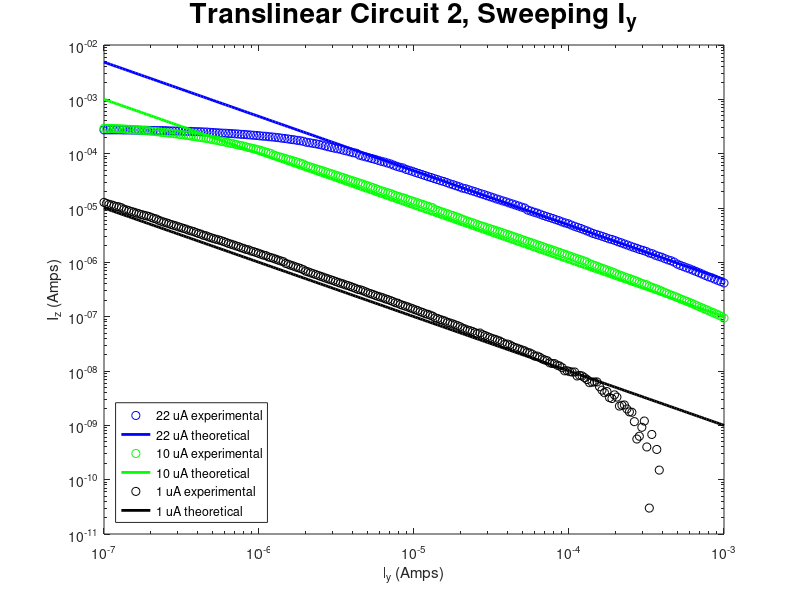

Here is the MATLAB script that generated this plot:
clf
clear all

load exp3_sweepy_100KOHM
loglog(-I_y_src, I_z_meas,'bo')
hold on
I_z_exp = (2.2e-5) .^ 2 ./ -I_y_src;  
loglog(-I_y_src, I_z_exp,'b-','linewidth',2)

clear all
load exp3_sweepy_200KOHM
loglog(-I_y_src, I_z_meas,'go')
hold on
I_z_exp = (1e-5) .^ 2 ./ -I_y_src;  %call it 25
loglog(-I_y_src, I_z_exp,'g-','linewidth',2)

clear all
load exp3_sweepy_2MOHM
loglog(-I_y_src, I_z_meas,'ko')
hold on
I_z_exp = (1e-6) .^ 2 ./ -I_y_src;  %call it 25
loglog(-I_y_src, I_z_exp,'k-','linewidth',2)

legend('22 uA experimental','22 uA theoretical','10 uA experimental','10 uA theoretical','1 uA experimental','1 uA theoretical', 'location','southwest')
xlabel 'I_y (Amps)'
ylabel 'I_z (Amps)'
title('Translinear Circuit 2, Sweeping I_y', 'fontsize',20)
saveas(gcf, 'exp3_sweepy.png')